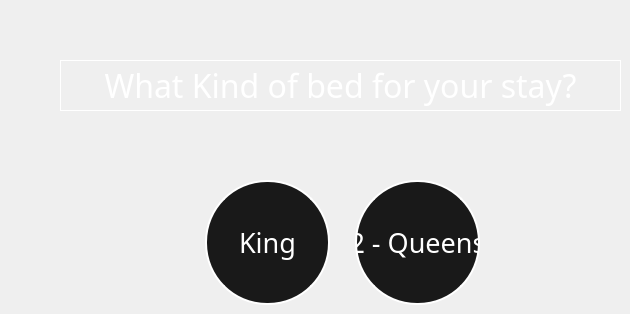
    <widget class="QWidget" name="page">
     <widget class="QPushButton" name="QueenButton">
      <property name="geometry">
       <rect>
        <x>355</x>
        <y>180</y>
        <width>125</width>
        <height>125</height>
       </rect>
      </property>
      <property name="font">
       <font>
        <family>Baskerville</family>
        <pointsize>20</pointsize>
       </font>
      </property>
      <property name="cursor">
       <cursorShape>PointingHandCursor</cursorShape>
      </property>
      <property name="styleSheet">
       <string notr="true">QPushButton


{
	background-color: rgb(25, 25, 25);
	border-radius: 62%;
	color:rgb(255, 255, 255);
border: 2px solid white;

}
QPushButton:hover
{
	border-color: rgb(25, 25, 25);
background-color: rgb(255, 253, 200);
	color: rgb(25, 25, 25);
	border-size: 3px;
	border: 3px solid ;
	color: rgb(20, 20, 20);


}</string>
      </property>
      <property name="text">
       <string>2 - Queens</string>
      </property>
     </widget>
     <widget class="QPushButton" name="KingButton">
      <property name="geometry">
       <rect>
        <x>205</x>
        <y>180</y>
        <width>125</width>
        <height>125</height>
       </rect>
      </property>
      <property name="font">
       <font>
        <family>Baskerville</family>
        <pointsize>20</pointsize>
       </font>
      </property>
      <property name="cursor">
       <cursorShape>PointingHandCursor</cursorShape>
      </property>
      <property name="styleSheet">
       <string notr="true">QPushButton


{
	background-color: rgb(25, 25, 25);
	border-radius: 62%;
	color:rgb(255, 255, 255);
border: 2px solid white;

}
QPushButton:hover
{
	border-color: rgb(25, 25, 25);
background-color: rgb(255, 253, 200);
	color: rgb(25, 25, 25);
	border-size: 3px;
	border: 3px solid ;
	color: rgb(20, 20, 20);


}</string>
      </property>
      <property name="text">
       <string>King</string>
      </property>
     </widget>
     <widget class="QLabel" name="StayLabel">
      <property name="geometry">
       <rect>
        <x>60</x>
        <y>60</y>
        <width>561</width>
        <height>51</height>
       </rect>
      </property>
      <property name="font">
       <font>
        <family>Century Gothic</family>
        <pointsize>24</pointsize>
        <weight>50</weight>
        <bold>false</bold>
       </font>
      </property>
      <property name="styleSheet">
       <string notr="true">color: rgb(255, 255, 255);</string>
      </property>
      <property name="frameShape">
       <enum>QFrame::Box</enum>
      </property>
      <property name="text">
       <string>What Kind of bed for your stay?</string>
      </property>
      <property name="alignment">
       <set>Qt::AlignCenter</set>
      </property>
     </widget>
    </widget>
